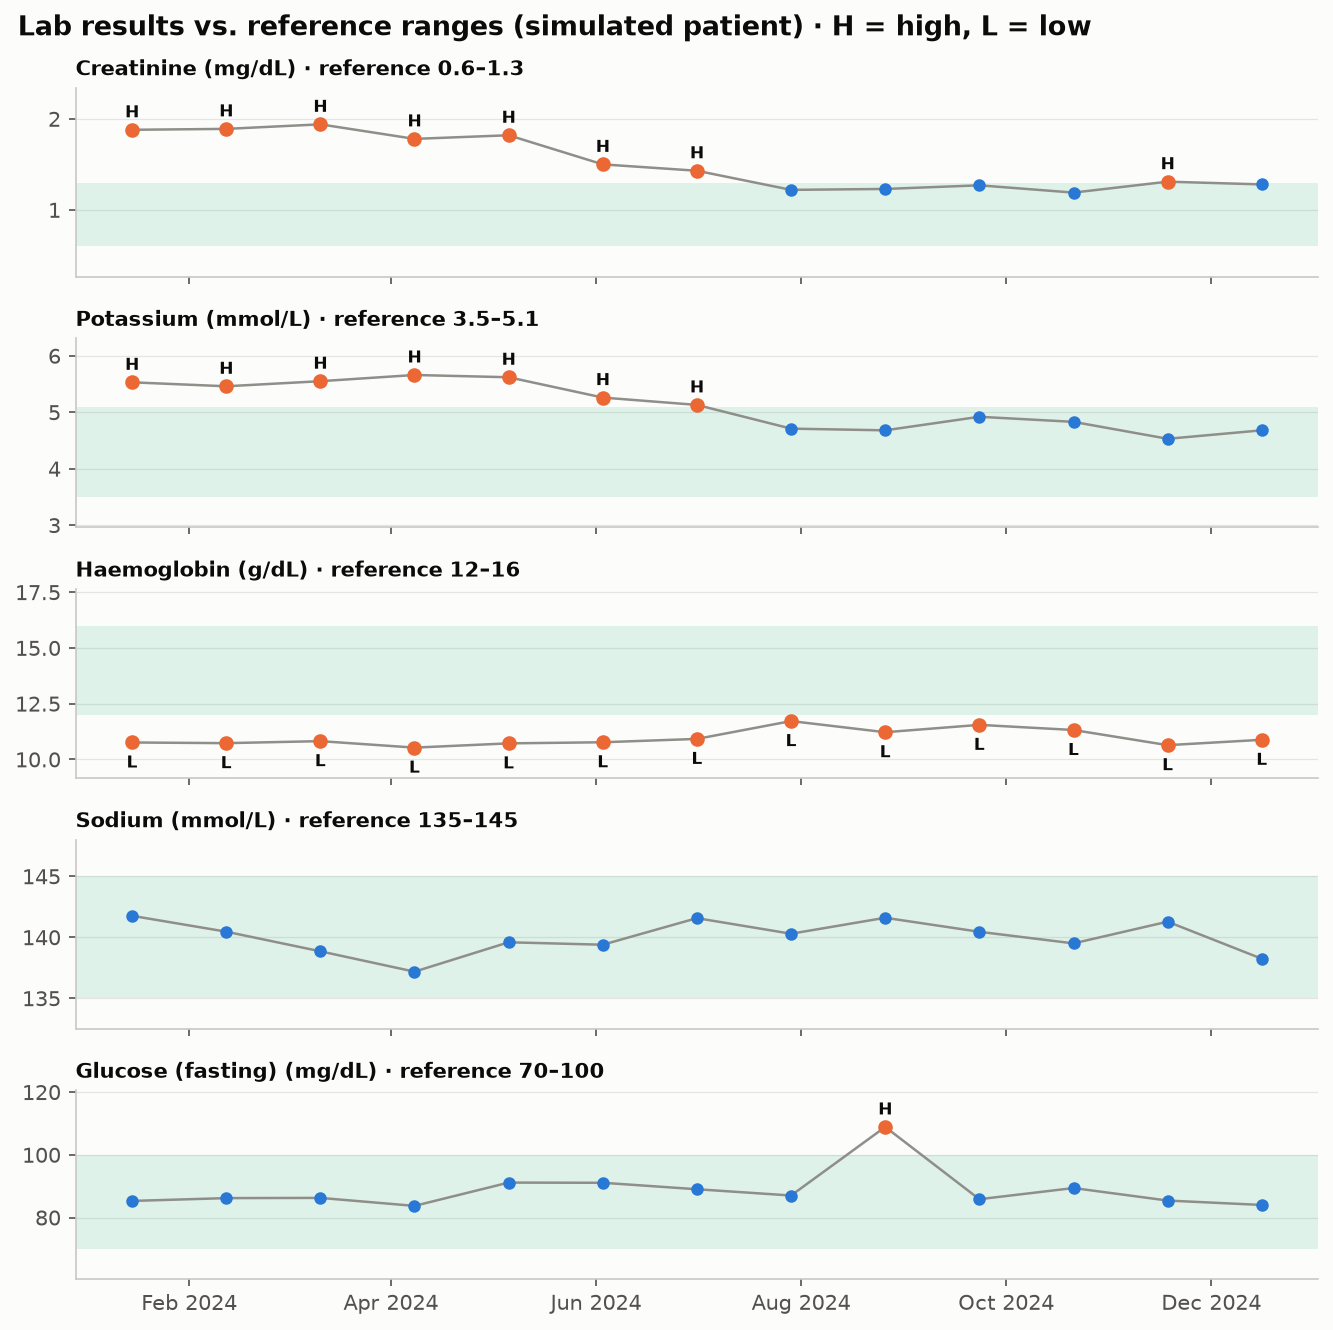

Python code for this plot:
"""
Lab Results with Reference Ranges  -  family: Healthcare & life sciences

DESIGN PURPOSE
Small multiples show one patient's laboratory tests over time. Each test has
its normal reference range as a shaded band, and out-of-range results carry an
H or L label. Every test keeps its own units and scale, and abnormal values
and trends are obvious without reading a table.

WHEN TO USE
  - Review a patient's lab trends at a glance (rounds, case review, patient
    portals)
  - Show which results are outside the reference range and whether they are
    improving
  - Monitor any set of measurements that have acceptable ranges (process
    control limits, risk limits)

AVOID WHEN
  - Comparing the same test across many patients (use a funnel plot, box plots
    or a lasagna plot)
  - Reference ranges depend on age, sex or lab and are not known (do not shade
    a misleading band)
  - Exact values and timestamps are required (use the table)

ALTERNATIVES
  - Patient timeline
  - Table with H/L flags
  - Run chart (one measure, with the median and run rules)

EXAMPLE
Five simulated lab tests for one patient with chronic kidney disease, measured
over 12 months, with adult reference ranges.

NOTE: Examples use simulated data. De-identify patient data before analysing
it in notebooks: executed notebooks store their outputs.

Run:  python lab_reference_ranges.py
"""
import sys
from pathlib import Path

# This example uses the reusable vizlib package from this repository
# (or `pip install -e .` at the repo root).
sys.path.insert(0, str(Path(__file__).resolve().parents[2]))

import numpy as np
import pandas as pd
import matplotlib.pyplot as plt

# Library style: categorical colors in fixed order, recessive axes, hairline grid.
PALETTE = ["#2a78d6", "#eb6834", "#1baf7a", "#eda100",
           "#e87ba4", "#008300", "#6250d6", "#e34948"]
SEQ_CMAP = "Blues"      # sequential: one hue, light -> dark
DIV_CMAP = "RdBu_r"     # diverging: two opposite hues, neutral midpoint
GRAY = "#b8b7b1"        # de-emphasised marks
plt.rcParams.update({
    "figure.figsize": (8, 4.8), "figure.dpi": 110, "figure.facecolor": "#fcfcfb",
    "axes.facecolor": "#fcfcfb", "axes.edgecolor": "#c9c8c3", "axes.linewidth": 0.8,
    "axes.spines.top": False, "axes.spines.right": False,
    "axes.grid": True, "grid.color": "#e6e5e1", "grid.linewidth": 0.6, "axes.axisbelow": True,
    "axes.prop_cycle": plt.cycler(color=PALETTE),
    "axes.titlesize": 13, "axes.titleweight": "bold", "axes.titlelocation": "left",
    "axes.labelcolor": "#52514e", "xtick.color": "#52514e", "ytick.color": "#52514e",
    "text.color": "#0b0b0b", "font.size": 10, "lines.linewidth": 2,
    "legend.frameon": False,
})

from vizlib.health import reference_flags
import matplotlib.dates as mdates

# --- Example data ------------------------------------------------------------
rng = np.random.default_rng(410)
dates = pd.date_range("2024-01-15", periods=13, freq="28D")
m = np.arange(len(dates))
after = 1 / (1 + np.exp(-(m - 5) * 1.5))            # effect of a medication change around month 5
labs = {  # test: (units, low, high, values)
    "Creatinine": ("mg/dL", 0.6, 1.3, 1.9 - 0.65 * after + rng.normal(0, 0.06, m.size)),
    "Potassium": ("mmol/L", 3.5, 5.1, 5.7 - 0.9 * after + rng.normal(0, 0.12, m.size)),
    "Haemoglobin": ("g/dL", 12.0, 16.0, 10.6 + 0.6 * after + rng.normal(0, 0.25, m.size)),
    "Sodium": ("mmol/L", 135, 145, 140 + rng.normal(0, 1.0, m.size)),
    "Glucose (fasting)": ("mg/dL", 70, 100, 86 + rng.normal(0, 2.5, m.size) + 30 * (m == 8)),
}
records = pd.DataFrame([
    dict(test=t, units=u, low=lo, high=hi, date=d, value=round(float(v), 2))
    for t, (u, lo, hi, vals) in labs.items() for d, v in zip(dates, vals)])
records["flag"] = np.concatenate([reference_flags(g["value"], g["low"].iloc[0], g["high"].iloc[0])
                                  for _, g in records.groupby("test", sort=False)])
records[records["flag"] != ""].head()

# --- Plot --------------------------------------------------------------------
tests = list(labs)
fig, axes = plt.subplots(len(tests), 1, figsize=(9, 9), sharex=True)
for ax, test in zip(axes, tests):
    g = records[records["test"] == test]
    lo, hi, units = g["low"].iloc[0], g["high"].iloc[0], g["units"].iloc[0]
    ax.axhspan(lo, hi, color=PALETTE[2], alpha=0.13, linewidth=0)
    ax.plot(g["date"], g["value"], "-", color="#8f8e88", linewidth=1.2)
    normal, out = g[g["flag"] == ""], g[g["flag"] != ""]
    ax.plot(normal["date"], normal["value"], "o", color=PALETTE[0], markersize=5)
    ax.plot(out["date"], out["value"], "o", color=PALETTE[1], markersize=6)
    for _, r in out.iterrows():
        ax.annotate(r["flag"], (r["date"], r["value"]), xytext=(0, 6 if r["flag"] == "H" else -12),
                    textcoords="offset points", ha="center", fontsize=8, fontweight="bold", color="#0b0b0b")
    span = max(g["value"].max(), hi) - min(g["value"].min(), lo)
    ax.set_ylim(min(g["value"].min(), lo) - 0.25 * span, max(g["value"].max(), hi) + 0.3 * span)
    ax.set_title(f"{test} ({units}) · reference {lo:g}–{hi:g}", fontsize=10, loc="left")
    ax.grid(axis="x", visible=False)
axes[-1].xaxis.set_major_locator(mdates.MonthLocator(interval=2))
axes[-1].xaxis.set_major_formatter(mdates.DateFormatter("%b %Y"))
fig.suptitle("Lab results vs. reference ranges (simulated patient) · H = high, L = low",
             x=0.02, ha="left", fontsize=13, fontweight="bold")
fig.tight_layout()

# --- Save / show -------------------------------------------------------------
out = Path(__file__).with_name(Path(__file__).stem + ".png")
fig.savefig(out, dpi=150, bbox_inches="tight")
print(f"saved {out}")
if "--no-show" not in sys.argv:
    plt.show()
